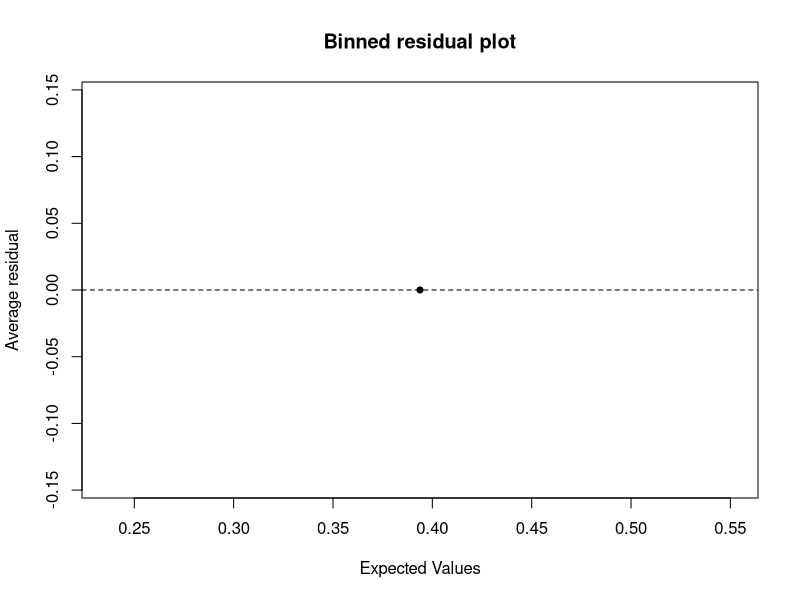
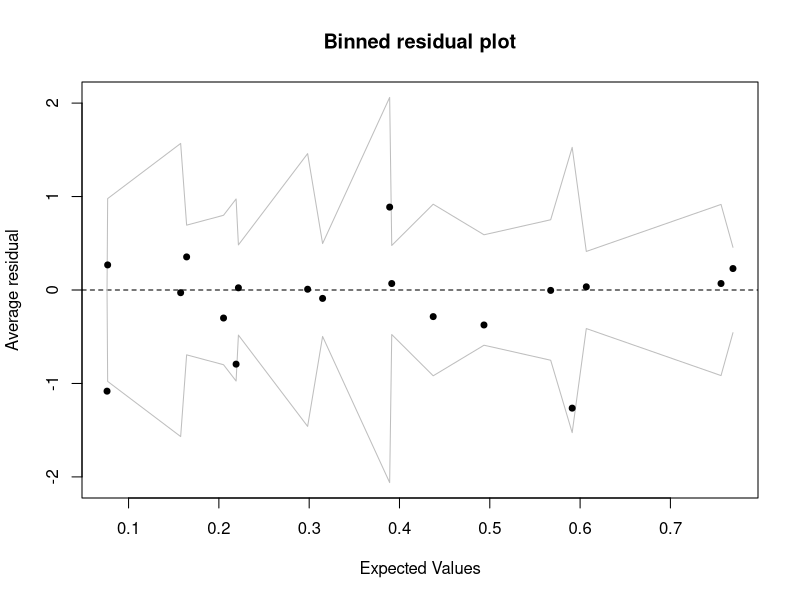
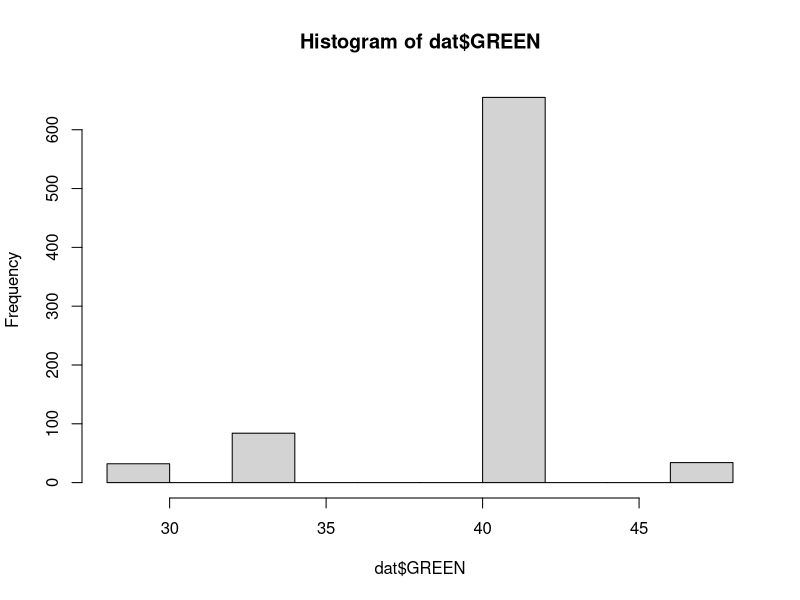

R code for these plots, in order: (Note: this script raises an error after producing the figures.)
library(ggplot2); library(reshape2)
dat <- read.csv("gambiaMissing.csv")
# Y: indicator of whether malaria parasites were found in a blood sample from the child (1 = yes)
# AGE: age of the child, in years
# BEDNET: indicator of whether the child has a net over his or her bed (1 = yes)
# GREEN: a measure of how much greenery is around the child's village, derived from satellite images (units are arbitrary)
# PHC: indicator for the presence of a public health clinic in the child's village (1 = yes)

summary(dat)      #bednet is the only column with NA's
#GREEN only has 5 unique values
NArows <- which(is.na(dat$BEDNET))
dat$miss <- as.numeric(is.na(dat$BEDNET))

nullmod <- glm(miss ~ 1, family="binomial", data=dat)
fullmod <- glm(miss ~ AGE + GREEN + PHC, family="binomial", data=dat) #AGE and PHC appear to be "significant" predictors of missing BEDNET
(anova(nullmod, fullmod, test="Chisq"))
pchisq(fullmod$deviance, fullmod$df.residual,lower = FALSE)

arm::binnedplot(nullmod$fitted.values, nullmod$residuals)
arm::binnedplot(fullmod$fitted.values, fullmod$residuals)

hist(dat$GREEN)

group_bednet <- function(predictor = NA){
  bednet_group <- dat %>% 
                group_by_(predictor) %>% 
                summarize(BEDNET1 = mean(BEDNET==1 & !is.na(BEDNET)), 
                          BEDNET0 = mean(BEDNET==0 & !is.na(BEDNET)), 
                          BEDNETNA = mean(is.na(BEDNET))) %>%
                melt(id=predictor)
  return(bednet_group)
}

ggplot(data=bednet_age, aes(x=AGE, y=value, fill=variable)) + geom_col(position="dodge")#+ geom_bar(aes(fill=as.factor(BEDNET)), position="dodge")

ggplot(data=dat, aes(x=as.factor(GREEN))) + geom_bar(aes(fill=as.factor(BEDNET)), position="dodge")

ggplot(data=dat, aes(x=as.factor(PHC))) + geom_bar(aes(fill=as.factor(BEDNET)), position="dodge")

ggplot(data=dat, aes(x=as.factor(Y))) + geom_bar(aes(fill=as.factor(BEDNET)), position="dodge")
